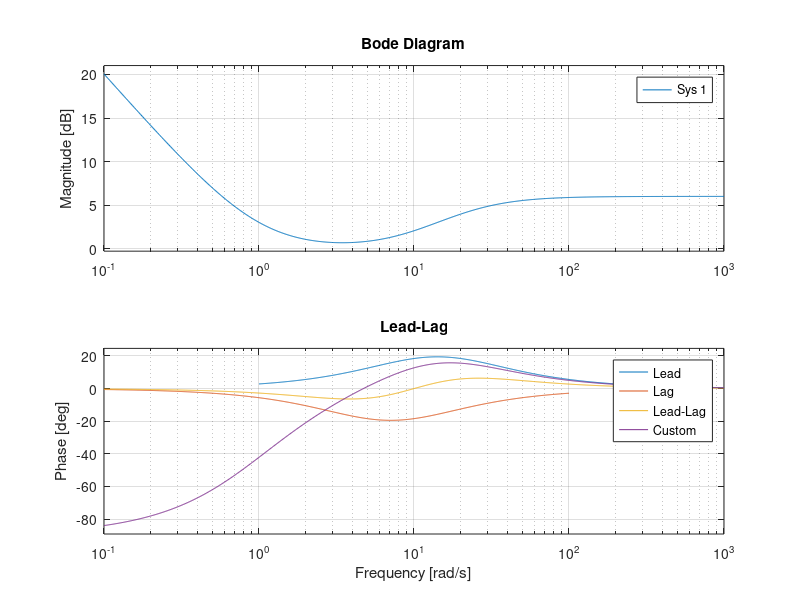

Here is the MATLAB script that generated this plot: (Note: this script raises an error after producing the figure.)
%% Explore an easier option of controller design
clear
close all
controllerOption = 'LL'; % LL, PID

% Infinite gain margin 
G = tf(1, [1 10 1]);

%% Alternative easier controller
% P, I, D
Tf = 0.1;
Kp = 1;
Ki = 1;
Kd = 1;
P = pid(Kp,0,0,Tf);
I = pid(0,Ki,0,Tf);
D = pid(0,0,Kd,Tf);
PI = pid(Kp,Ki,0,Tf);
PD = pid(Kp,0,Kd,Tf);
PID = pid(Kp,Ki,Kd,Tf);
% Lead-Lag 
alpha = 0.5;
Tlead = 0.1;
beta = 2;
Tlag = 0.1;
Lead = tf([Tlead, 1], [alpha*Tlead, 1]);
Lag = tf([beta*Tlag, beta], [beta*Tlag, 1]);
LeadLag = Lead*Lag;
if strcmp(controllerOption, 'PI')
    figure('Name', 'PID Frequency', 'NumberTitle', 'off', 'Position', [100, 100, 1000, 600]);
    bode(P)
    hold on
    bode(I)
    bode(D)
    bode(PI)
    bode(PD)
    bode(PID)
    hold off
    legend('P','I','D','PI','PD','PID')
    title('PID')
    setfigpaper('Width',[30,0.5],'Interpreter','tex','FontSize',20,'linewidth',2)
elseif strcmp(controllerOption, 'LL')
    figure('Name', 'Lead-Lag Frequency', 'NumberTitle', 'off', 'Position', [100, 100, 1000, 600])
    bode(Lead)
    hold on
    bode(Lag)
    bode(LeadLag)
    bode(Lead * PI)
    hold off
    legend('Lead','Lag','Lead-Lag','Custom')
    title('Lead-Lag')
    setfigpaper('Width',[30,0.5],'Interpreter','tex','FontSize',20,'linewidth',2)
end